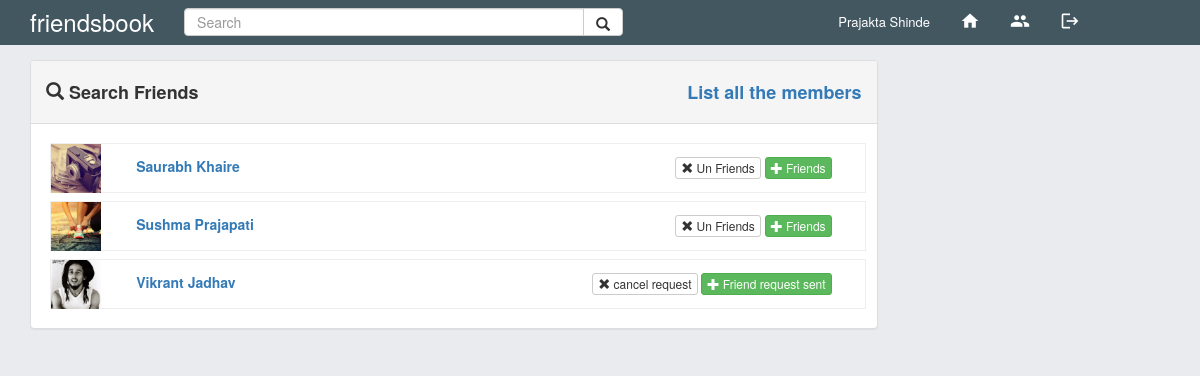
Page /search_list.php (signed in) on the committed database.
### tables this page shows
CREATE TABLE `registration` (
  `firstname` varchar(100) DEFAULT NULL,
  `lastname` varchar(100) DEFAULT NULL,
  `email` varchar(250) NOT NULL,
  `question` varchar(100) NOT NULL,
  `answer` varchar(300) NOT NULL,
  `password` varchar(300) NOT NULL,
  `day` varchar(100) NOT NULL,
  `month` varchar(100) NOT NULL,
  `year` varchar(100) NOT NULL,
  `gender` varchar(100) NOT NULL,
  `cover_photo` varchar(300) DEFAULT NULL,
  `profile_photo` varchar(300) DEFAULT NULL,
  `online_status` int(20) NOT NULL DEFAULT '0'
);

CREATE TABLE `friends` (
  `request_id` int(50) NOT NULL,
  `friend1_id` varchar(150) NOT NULL,
  `friend2_id` varchar(150) NOT NULL,
  `status` int(50) NOT NULL
);

### search_list.php (the view, shortened to what this page needs)
<?php
	include('includes/database_connection.php');
	$email = $_SESSION["email"];
	$query = "SELECT * FROM registration WHERE email = '$email'";
?>
<!DOCTYPE html>
<html>
<head>
	<link rel="stylesheet" href="css/bootstrap.min.css">
	<link rel="stylesheet" href="css/style.css">
	<link rel="stylesheet" href="js/emojionearea/dist/emojionearea.min.css">
	<link rel="stylesheet" href="https://cdnjs.cloudflare.com/ajax/libs/font-awesome/4.7.0/css/font-awesome.min.css">
</head>
<body id="myPage" data-spy="scroll" data-target=".navbar" data-offset="60">
	<?php include('includes/navigation_bar.php');?>
<div class="container" style="margin-top:60px;">
	<div class="row">
		<div class="col-md-9">
			<div class="panel panel-default my-search-panel">
				<div class="panel-heading">
						<h4><i class="glyphicon glyphicon-search"></i> Search Friends <h4>
						<a href="search_list.php"> List all the members </a>
				</div>
				<div class="panel-body">
					<?php
						$firstname = "";
						$lastname = "";
						if(isset($_POST["show_friend_search"])) {
							$data = $_POST["show_friend_search"];
							$temp_array = explode(" ", $data);
							$temp_array_size = count($temp_array);
							if($temp_array_size == 1){
								$firstname = $temp_array[0];
								$lastname = $temp_array[0];
							}
							else if($temp_array_size == 2){
								$firstname = $temp_array[0];
								$lastname = $temp_array[1];
							}
							$query = "SELECT * FROM registration WHERE firstname LIKE '%".$firstname."%' OR lastname LIKE '%".$lastname."%' ORDER BY firstname " ;
						}
						else {
							$query = "SELECT * FROM registration ORDER BY firstname ";
						}
						echo '
							<div class="row">
						';
								$result = mysqli_query($connect, $query);
								if(mysqli_num_rows($result) > 0){
									while($row = mysqli_fetch_array($result)){
										if($row["email"] != $email) {
											$others_email = $row["email"];
											$fullname = $row["firstname"].' '.$row["lastname"];
											$profile_photo = "";
											if($row["profile_photo"] != ""){
												$profile_photo = $row["profile_photo"];
											}
											else {
												$profile_photo = "images/dummy_profile_pic.jpg";
											}
											echo '
													<div class="col-md-12">
														<ul>
															<li>
																<img src="'.$profile_photo.'" alt="">
															</li>
															<li>
																<a href="others_profile.php?temp='.$row["email"].'">'.$fullname.'</a>
															</li>
											';
															$query2 = "SELECT * FROM friends";
															$result2 = mysqli_query($connect, $query2);
															if(mysqli_num_rows($result2) > 0) {
																while($row2 = mysqli_fetch_array($result2)){
																	if($row2["friend1_id"] == "$email" && $row2["friend2_id"] == "$others_email") {
																		if($row2["status"] == 1){
																			echo '
																				<li>
																					<button type="button" request_id="'.$row2["request_id"].'"  friends_email="'.$others_email.'" class="delete_request_btn btn btn-default btn-xs ">
																						<span class="glyphicon glyphicon-remove"> </span>
																						cancel request
																					</button>
																					<button type="button" class="btn btn-success btn-xs" >
																						<span class="glyphicon glyphicon-plus"> </span>
																						Friend request sent
																					</button>
																				</li>
																			';
																		}
																		if($row2["status"] == 2){
																			echo '
																				<li>
																					<button type="button"
																					request_id="'.$row2["request_id"].'"  friends_email="'.$others_email.'" class="delete_request_btn btn btn-default btn-xs">
																						<span class="glyphicon glyphicon-remove"> </span>
																						Un Friends
																					</button>
																					<button type="button" class="btn btn-success btn-xs">
																						<span class="glyphicon glyphicon-plus"> </span>
																						Friends
																					</button>
																				</li>
																			';
																		}
																	}
																}
															}
											echo '
														</ul>
													</div>
											';
										}
									}
								}
								else {
									echo '
										<div class="col-md-6">
											Name Not Found.
										</div>
									';
								}
						echo '
							</div>
						';
					?>
				</div>
			</div>
		</div>
		<div class="col-md-3">
		</div>
	</div>
</div>
</body>
</html>

### css/style.css (style rules this page uses)
body { background-color:#e9ebee; color:#3c3c3c; font-size:13px; }
.my-search-panel { color:#3c3c3c; }
.my-search-panel .panel-heading h4 { font-weight:700; }
.my-search-panel .panel-heading a { float:right; position: relative; bottom: 30px; }
.my-search-panel .panel-body ul { padding:0; list-style: none; margin-bottom:0; margin:4px; border:1px solid #eee; height:50px; width:100%; font-size:14px; font-weight:700; }
.my-search-panel .panel-body li { display: inline-block; cursor:pointer; width:25%; text-align:left; }
.my-search-panel .panel-body li:first-child { width:10%; }
.my-search-panel .panel-body li:last-child { width:60%; text-align:right; }
.my-search-panel .panel-body ul img { width:50px; height:49px; }

### rows in the picture
registration: profile_photo (picture), fullname "Saurabh Khaire"
registration: profile_photo (picture), fullname "Sushma Prajapati"
registration: profile_photo (picture), fullname "Vikrant Jadhav"

### other values in the picture
$name "Prajakta Shinde"
